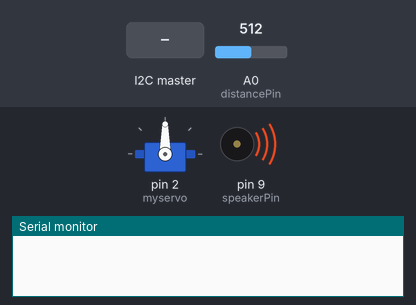
Bench run of a sketch on a simulated Arduino Uno, built with avr-gcc and run on an emulated ATmega328P. Parts: servo, buzzer (waves = sounding), the last lines printed to the serial monitor. The test bench sets the inputs (shaded band); at power-on: A0 (distancePin) = 512.

Above: at 1.2 s.
1.3 s: the I2C master sends the byte 2
At 5.4 s:
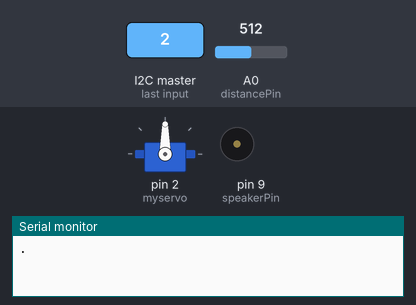
5.5 s: A0 (distancePin) set to 294
9.0 s: A0 (distancePin) set to 263
10.7 s: A0 (distancePin) set to 290
At 13.4 s:
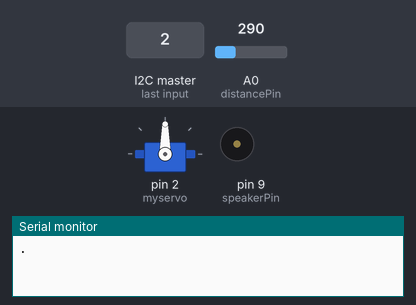
16.7 s: A0 (distancePin) set to 270
At 18.9 s:
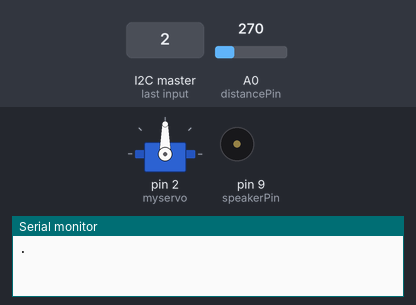
Timing chart, 0 to 19.7 s (numbered marks = the images above; inputs shaded):
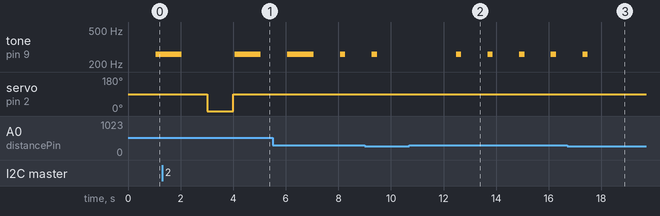

Measured:
- after the input at 1.3 s, servo on pin 2 (myservo): 90° → 0° after 1.7 s, → 90° 1.0 s later
- after the input at 10.7 s, tone on pin 9 (speakerPin): alternates 260 Hz for 0.20 s and silent for 1.0 s, starting after 1.8 s
- after the input at 16.7 s, tone on pin 9 (speakerPin): goes on until 17.5 s, then stays silent

The sketch:

morse_slave.ino
```cpp
#include <Servo.h> // Library imported to allow the servo to work properly
#include <Wire.h> // Library imported to allow the slave to receive information from the master via wires

/* Initializing all the variables that will be needed */
int distancePin = 0;  // Distance detector assigned to pin #0
int SensorValue;  // Variable used to calculate the intensity of infrared light sent back to the distance detector
int speakerPin = 9; // Speaker assigned to pint #9
Servo myservo;  // Create servo object to control the servo
int pos = 0;  // Initializes the position of the servo to 0
const int pos1 = 0; // Position the servo goes to when the right button is pressed on the master arduino
const int pos2 = 90;  // Position the servo goes to when the middle button is pressed on the master arduino
const int pos3 = 180; // Position the servo goes to when the left button is pressed on the master arduino
int x;  // Integer used to store temporarily the integer received by the master
int x1 = 0; // Initializes the integer x1 received by the right button when it is pressed on the master arduino
int x2 = 0; // Initializes the integer x3 received by the middle button when it is pressed on the master arduino

/**
 * SETUP
 * Contains code that runs before anything else on system start/restart
 * The code is used to initiliaze connections between arduinos and their components
 */
void setup()
{
  pinMode(speakerPin, OUTPUT); // Define the speaker pin 9 as an output
  myservo.attach(2); // Attach the servo at pin 2
  Serial.begin(9600); // Initialize baud rate at 9600
  Wire.begin(9);  // Attach a function to trigger when something is received.
  Wire.onReceive(receiveEvent); // Calls the 'receiveEvent' method when data is received
  myservo.write(pos2); // Move the servo to 90 degrees
}

// Method called when information is received from the master via the wires
void receiveEvent(int byte){
  x = Wire.read();  // Read one character from the I2C
}

// Loops constantly forever
void loop(){
   SensorValue = analogRead(distancePin); // Sets SensorValue as the distance value from the IR distance calculator
   delay(1000); // Delay by 1 second

    /*
     * DOT - Right Button Press
     * If the value received is equal to 2
     * Move servo to position 1/0 degrees
     * Delay by 1 second, this is adequate time for the distance to be read once and ONLY once
     * Moves the servo back to neutral position
     * Prints a dot to serial monitor
     * Then sets the x value to one thats not in use. this prevents the if statement from looping until the next value is received via transmission
     */
    if (x == 2){
      myservo.write(pos1);
      delay(1000);
      myservo.write(pos2);
      Serial.println(".");
      x=10;
    }

    /*
     * DASH - Left Button Press
     * If the value received is equal to 3
     * Move servo to position 3/180 degrees
     * Delay by 1 second, this is adequate time for the distance to be read once and ONLY once
     * Moves the servo back to neutral position
     * Prints a dash to serial monitor
     * Then sets the x value to one thats not in use. this prevents the if statement from looping until the next value is received via transmission
     */
    if (x == 3){
      myservo.write(pos3);
      delay(1000);
      myservo.write(pos2);
      Serial.println("-");
      x=10;
    }

    /*
     * DOT - Lower Value
     * If the SensorValue is read to be above 280
     * Then it prints the note c for 200 milliseconds     *
     */
    if(SensorValue>280){ //dot
      playNote ('c', 200);
    }

     /*
     * DASH - Higher Value
     * If the SensorValue is read to be above 510
     * Then it prints the note c for 800 milliseconds     *
     */
    if(SensorValue>510){  //dash
      playNote ( 'c', 800);
    }

    /*
     *  If neither the dot or dash zone is over the IR sensor
     *  The value returned will be very small
     *  As such neither of the two if statements above will be satisfied
     *  in turn no note will be played
     */
}

/*
 * Function called by the playNote function which creates the playable notes.
 * This function is used for the tone and the duration of the sound.
 */
void playTone(int tone, int duration) {
  for (long i = 0; i < duration * 1000L; i += tone * 2) {
    digitalWrite(speakerPin, HIGH);
    delayMicroseconds(tone);
    digitalWrite(speakerPin, LOW);
    delayMicroseconds(tone);
  }
}

// Function in which the 8 playable sounds by the piezo elements are defined
void playNote(char note, int duration) {
  char names[] = { 'c', 'd', 'e', 'f', 'g', 'a', 'b', 'C' };
  int tones[] = { 1915, 1700, 1519, 1432, 1275, 1136, 1014, 956 };

  // play the tone corresponding to the note name
  for (int i = 0; i < 8; i++) {
    if (names[i] == note) {
      playTone(tones[i], duration);
    }
  }
}
```
